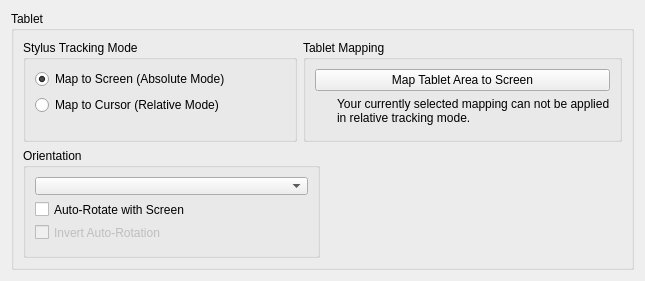
<?xml version="1.0" encoding="UTF-8"?>
<ui version="4.0">
 <class>TabletPageWidget</class>
 <widget class="QWidget" name="TabletPageWidget">
  <property name="geometry">
   <rect>
    <x>0</x>
    <y>0</y>
    <width>645</width>
    <height>280</height>
   </rect>
  </property>
  <layout class="QVBoxLayout" name="verticalLayout_9">
   <item>
    <widget class="QGroupBox" name="generalGroupBox">
     <property name="title">
      <string>Tablet</string>
     </property>
     <layout class="QVBoxLayout" name="verticalLayout_3">
      <item>
       <layout class="QHBoxLayout" name="horizontalLayout_3">
        <item>
         <widget class="QGroupBox" name="trackingModeGroupBox">
          <property name="sizePolicy">
           <sizepolicy hsizetype="MinimumExpanding" vsizetype="Preferred">
            <horstretch>0</horstretch>
            <verstretch>0</verstretch>
           </sizepolicy>
          </property>
          <property name="toolTip">
           <string>Defines how the cursor movement mode will be used.</string>
          </property>
          <property name="title">
           <string>Stylus Tracking Mode</string>
          </property>
          <layout class="QVBoxLayout" name="verticalLayout_5">
           <item>
            <widget class="QRadioButton" name="trackAbsoluteRadioButton">
             <property name="sizePolicy">
              <sizepolicy hsizetype="MinimumExpanding" vsizetype="Fixed">
               <horstretch>0</horstretch>
               <verstretch>0</verstretch>
              </sizepolicy>
             </property>
             <property name="text">
              <string>Map to Screen (Absolute Mode)</string>
             </property>
             <property name="checked">
              <bool>true</bool>
             </property>
            </widget>
           </item>
           <item>
            <widget class="QRadioButton" name="trackRelativeRadioButton">
             <property name="sizePolicy">
              <sizepolicy hsizetype="Preferred" vsizetype="Fixed">
               <horstretch>0</horstretch>
               <verstretch>0</verstretch>
              </sizepolicy>
             </property>
             <property name="text">
              <string>Map to Cursor (Relative Mode)</string>
             </property>
            </widget>
           </item>
           <item>
            <spacer name="trackingFreeSpacer">
             <property name="orientation">
              <enum>Qt::Vertical</enum>
             </property>
             <property name="sizeType">
              <enum>QSizePolicy::MinimumExpanding</enum>
             </property>
             <property name="sizeHint" stdset="0">
              <size>
               <width>1</width>
               <height>5</height>
              </size>
             </property>
            </spacer>
           </item>
          </layout>
         </widget>
        </item>
        <item>
         <widget class="QGroupBox" name="padMappingGroupBox">
          <property name="sizePolicy">
           <sizepolicy hsizetype="MinimumExpanding" vsizetype="Preferred">
            <horstretch>0</horstretch>
            <verstretch>0</verstretch>
           </sizepolicy>
          </property>
          <property name="title">
           <string>Tablet Mapping</string>
          </property>
          <layout class="QVBoxLayout" name="verticalLayout_2">
           <item>
            <widget class="QPushButton" name="padMappingTabletButton">
             <property name="sizePolicy">
              <sizepolicy hsizetype="MinimumExpanding" vsizetype="Fixed">
               <horstretch>0</horstretch>
               <verstretch>0</verstretch>
              </sizepolicy>
             </property>
             <property name="toolTip">
              <string>Allows one to specify the tablet area for different screen selections in absolute cursor mode.</string>
             </property>
             <property name="text">
              <string>Map Tablet Area to Screen</string>
             </property>
            </widget>
           </item>
           <item>
            <layout class="QHBoxLayout" name="trackingWarningLayout">
             <item>
              <widget class="QLabel" name="trackingWarningIcon">
               <property name="minimumSize">
                <size>
                 <width>16</width>
                 <height>16</height>
                </size>
               </property>
               <property name="maximumSize">
                <size>
                 <width>16</width>
                 <height>16</height>
                </size>
               </property>
               <property name="text">
                <string/>
               </property>
              </widget>
             </item>
             <item>
              <widget class="QLabel" name="trackingWarningLabel">
               <property name="text">
                <string>Your currently selected mapping can not be applied in relative tracking mode.</string>
               </property>
               <property name="wordWrap">
                <bool>true</bool>
               </property>
              </widget>
             </item>
            </layout>
           </item>
           <item>
            <spacer name="padMappingFreeSpacer">
             <property name="orientation">
              <enum>Qt::Vertical</enum>
             </property>
             <property name="sizeType">
              <enum>QSizePolicy::MinimumExpanding</enum>
             </property>
             <property name="sizeHint" stdset="0">
              <size>
               <width>1</width>
               <height>5</height>
              </size>
             </property>
            </spacer>
           </item>
          </layout>
         </widget>
        </item>
       </layout>
      </item>
      <item>
       <layout class="QHBoxLayout" name="horizontalLayout_2">
        <item>
         <widget class="QGroupBox" name="rotationGroupBox">
          <property name="sizePolicy">
           <sizepolicy hsizetype="MinimumExpanding" vsizetype="Preferred">
            <horstretch>0</horstretch>
            <verstretch>0</verstretch>
           </sizepolicy>
          </property>
          <property name="toolTip">
           <string>Changes the orientation of the tablet.</string>
          </property>
          <property name="title">
           <string>Orientation</string>
          </property>
          <layout class="QVBoxLayout" name="verticalLayout">
           <item>
            <widget class="QComboBox" name="rotatationSelectionComboBox"/>
           </item>
           <item>
            <widget class="QCheckBox" name="rotateWithScreenCheckBox">
             <property name="toolTip">
              <string>If enabled, the tablet rotates together with the screen.</string>
             </property>
             <property name="text">
              <string>Auto-Rotate with Screen</string>
             </property>
            </widget>
           </item>
           <item>
            <widget class="QCheckBox" name="rotateWithScreenInvertCheckBox">
             <property name="enabled">
              <bool>false</bool>
             </property>
             <property name="toolTip">
              <string>If enabled the automatic tablet rotation for clockwise and counterclockwise rotations will be inverted.</string>
             </property>
             <property name="text">
              <string>Invert Auto-Rotation</string>
             </property>
            </widget>
           </item>
           <item>
            <spacer name="rotatationFreeSpacer">
             <property name="orientation">
              <enum>Qt::Vertical</enum>
             </property>
             <property name="sizeType">
              <enum>QSizePolicy::MinimumExpanding</enum>
             </property>
             <property name="sizeHint" stdset="0">
              <size>
               <width>1</width>
               <height>5</height>
              </size>
             </property>
            </spacer>
           </item>
          </layout>
         </widget>
        </item>
        <item>
         <widget class="QWidget" name="widget" native="true">
          <property name="sizePolicy">
           <sizepolicy hsizetype="MinimumExpanding" vsizetype="Preferred">
            <horstretch>0</horstretch>
            <verstretch>0</verstretch>
           </sizepolicy>
          </property>
         </widget>
        </item>
       </layout>
      </item>
     </layout>
    </widget>
   </item>
   <item>
    <spacer name="verticalFreeSpacer">
     <property name="orientation">
      <enum>Qt::Vertical</enum>
     </property>
     <property name="sizeType">
      <enum>QSizePolicy::Expanding</enum>
     </property>
     <property name="sizeHint" stdset="0">
      <size>
       <width>1</width>
       <height>1</height>
      </size>
     </property>
    </spacer>
   </item>
  </layout>
 </widget>
 <resources/>
 <connections>
  <connection>
   <sender>rotateWithScreenCheckBox</sender>
   <signal>stateChanged(int)</signal>
   <receiver>TabletPageWidget</receiver>
   <slot>onAutoRotateChanged(int)</slot>
   <hints>
    <hint type="sourcelabel">
     <x>106</x>
     <y>94</y>
    </hint>
    <hint type="destinationlabel">
     <x>203</x>
     <y>231</y>
    </hint>
   </hints>
  </connection>
  <connection>
   <sender>rotateWithScreenInvertCheckBox</sender>
   <signal>stateChanged(int)</signal>
   <receiver>TabletPageWidget</receiver>
   <slot>onProfileChanged()</slot>
   <hints>
    <hint type="sourcelabel">
     <x>106</x>
     <y>119</y>
    </hint>
    <hint type="destinationlabel">
     <x>203</x>
     <y>231</y>
    </hint>
   </hints>
  </connection>
  <connection>
   <sender>padMappingTabletButton</sender>
   <signal>clicked()</signal>
   <receiver>TabletPageWidget</receiver>
   <slot>onTabletMappingClicked()</slot>
   <hints>
    <hint type="sourcelabel">
     <x>300</x>
     <y>99</y>
    </hint>
    <hint type="destinationlabel">
     <x>203</x>
     <y>231</y>
    </hint>
   </hints>
  </connection>
  <connection>
   <sender>rotatationSelectionComboBox</sender>
   <signal>currentIndexChanged(int)</signal>
   <receiver>TabletPageWidget</receiver>
   <slot>onProfileChanged()</slot>
   <hints>
    <hint type="sourcelabel">
     <x>106</x>
     <y>68</y>
    </hint>
    <hint type="destinationlabel">
     <x>203</x>
     <y>231</y>
    </hint>
   </hints>
  </connection>
  <connection>
   <sender>trackAbsoluteRadioButton</sender>
   <signal>toggled(bool)</signal>
   <receiver>TabletPageWidget</receiver>
   <slot>onTrackingModeAbsolute(bool)</slot>
   <hints>
    <hint type="sourcelabel">
     <x>122</x>
     <y>69</y>
    </hint>
    <hint type="destinationlabel">
     <x>235</x>
     <y>132</y>
    </hint>
   </hints>
  </connection>
  <connection>
   <sender>trackRelativeRadioButton</sender>
   <signal>toggled(bool)</signal>
   <receiver>TabletPageWidget</receiver>
   <slot>onTrackingModeRelative(bool)</slot>
   <hints>
    <hint type="sourcelabel">
     <x>122</x>
     <y>94</y>
    </hint>
    <hint type="destinationlabel">
     <x>235</x>
     <y>132</y>
    </hint>
   </hints>
  </connection>
  <connection>
   <sender>rotatationSelectionComboBox</sender>
   <signal>currentIndexChanged(int)</signal>
   <receiver>TabletPageWidget</receiver>
   <slot>onRotationChanged()</slot>
   <hints>
    <hint type="sourcelabel">
     <x>140</x>
     <y>164</y>
    </hint>
    <hint type="destinationlabel">
     <x>271</x>
     <y>143</y>
    </hint>
   </hints>
  </connection>
  <connection>
   <sender>rotateWithScreenCheckBox</sender>
   <signal>stateChanged(int)</signal>
   <receiver>TabletPageWidget</receiver>
   <slot>onRotationChanged()</slot>
   <hints>
    <hint type="sourcelabel">
     <x>140</x>
     <y>190</y>
    </hint>
    <hint type="destinationlabel">
     <x>271</x>
     <y>143</y>
    </hint>
   </hints>
  </connection>
  <connection>
   <sender>rotateWithScreenInvertCheckBox</sender>
   <signal>stateChanged(int)</signal>
   <receiver>TabletPageWidget</receiver>
   <slot>onRotationChanged()</slot>
   <hints>
    <hint type="sourcelabel">
     <x>140</x>
     <y>215</y>
    </hint>
    <hint type="destinationlabel">
     <x>271</x>
     <y>143</y>
    </hint>
   </hints>
  </connection>
 </connections>
 <slots>
  <slot>onAutoRotateChanged(int)</slot>
  <slot>onTabletMappingClicked()</slot>
  <slot>onProfileChanged()</slot>
  <slot>onTrackingModeAbsolute(bool)</slot>
  <slot>onTrackingModeRelative(bool)</slot>
  <slot>onRotationChanged()</slot>
 </slots>
</ui>
